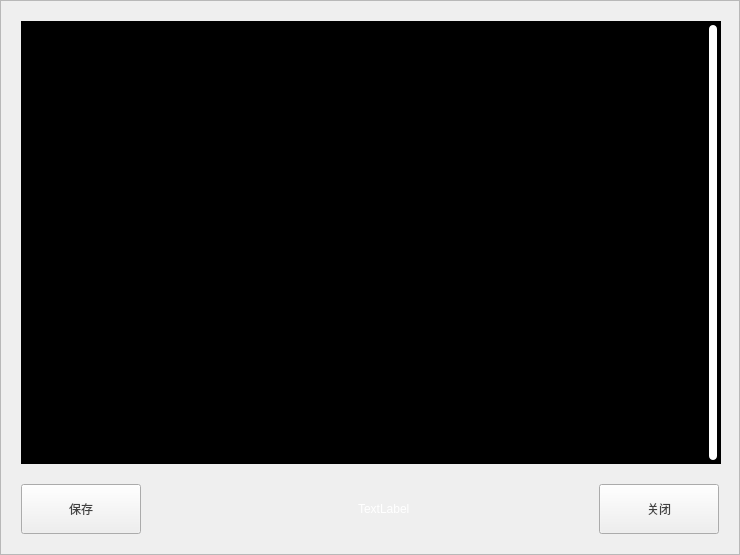
<?xml version="1.0" encoding="UTF-8"?>
<ui version="4.0">
 <class>WidgetDebugInfo</class>
 <widget class="QWidget" name="WidgetDebugInfo">
  <property name="geometry">
   <rect>
    <x>0</x>
    <y>0</y>
    <width>740</width>
    <height>555</height>
   </rect>
  </property>
  <property name="minimumSize">
   <size>
    <width>740</width>
    <height>555</height>
   </size>
  </property>
  <property name="maximumSize">
   <size>
    <width>740</width>
    <height>555</height>
   </size>
  </property>
  <property name="windowTitle">
   <string>Form</string>
  </property>
  <property name="styleSheet">
   <string notr="true"/>
  </property>
  <widget class="QFrame" name="frame">
   <property name="geometry">
    <rect>
     <x>0</x>
     <y>0</y>
     <width>740</width>
     <height>555</height>
    </rect>
   </property>
   <property name="minimumSize">
    <size>
     <width>740</width>
     <height>555</height>
    </size>
   </property>
   <property name="maximumSize">
    <size>
     <width>740</width>
     <height>555</height>
    </size>
   </property>
   <property name="styleSheet">
    <string notr="true">#frame{
	border-image: url(:/images/background/background_debug.png);
}
/* === QScrollBar:vertical === */
QScrollBar:vertical {
    background:transparent;
    width: 16px;
	margin: 0px 0px 0px 0px;
	padding-top:4px;
	padding-bottom:4px;
	
}
QScrollBar::handle:vertical 
{
	background:rgba(255,255,255);
	border-radius:4px;
	width: 8px;
	margin-right:4px; 
	margin-left:4px;
	

}
QScrollBar::handle:vertical:hover
{
    width:8px;
    background:rgba(255,255,255,50%);
    border-radius:4px;
	
    min-height:20;
}


QScrollBar::add-line:vertical {
    background: transparent;
    subcontrol-position: bottom;
    subcontrol-origin: margin;
}

QScrollBar::sub-line:vertical {
    background: transparent;
    subcontrol-position: top;
    subcontrol-origin: margin;
}

QScrollBar::add-page:vertical, QScrollBar::sub-page:vertical {
    background: none;
}

QScrollBar:up-arrow:vertical, QScrollBar:down-arrow:vertical {
   
    width: 6px;
    height: 6px;
    background:transparent;
}

QScrollBar::add-page:vertical,QScrollBar::sub-page:vertical
{
	background:transparent;
}


</string>
   </property>
   <property name="frameShape">
    <enum>QFrame::StyledPanel</enum>
   </property>
   <property name="frameShadow">
    <enum>QFrame::Raised</enum>
   </property>
   <layout class="QVBoxLayout" name="verticalLayout">
    <property name="spacing">
     <number>20</number>
    </property>
    <property name="leftMargin">
     <number>20</number>
    </property>
    <property name="topMargin">
     <number>20</number>
    </property>
    <property name="rightMargin">
     <number>20</number>
    </property>
    <property name="bottomMargin">
     <number>20</number>
    </property>
    <item>
     <widget class="QTextBrowser" name="textBrowser_debugInfo">
      <property name="minimumSize">
       <size>
        <width>700</width>
        <height>443</height>
       </size>
      </property>
      <property name="maximumSize">
       <size>
        <width>700</width>
        <height>443</height>
       </size>
      </property>
      <property name="styleSheet">
       <string notr="true">QTextBrowser{
background-color: rgb(0, 0, 0);
color: rgb(255, 255, 255);
font: 18px &quot;.Helvetica Neue DeskInterface&quot;;
border:0px;
}
</string>
      </property>
      <property name="verticalScrollBarPolicy">
       <enum>Qt::ScrollBarAlwaysOn</enum>
      </property>
      <property name="horizontalScrollBarPolicy">
       <enum>Qt::ScrollBarAlwaysOff</enum>
      </property>
      <property name="html">
       <string>&lt;!DOCTYPE HTML PUBLIC &quot;-//W3C//DTD HTML 4.0//EN&quot; &quot;http://www.w3.org/TR/REC-html40/strict.dtd&quot;&gt;
&lt;html&gt;&lt;head&gt;&lt;meta name=&quot;qrichtext&quot; content=&quot;1&quot; /&gt;&lt;style type=&quot;text/css&quot;&gt;
p, li { white-space: pre-wrap; }
&lt;/style&gt;&lt;/head&gt;&lt;body style=&quot; font-family:'.Helvetica Neue DeskInterface'; font-size:18px; font-weight:400; font-style:normal;&quot;&gt;
&lt;p style=&quot;-qt-paragraph-type:empty; margin-top:0px; margin-bottom:0px; margin-left:0px; margin-right:0px; -qt-block-indent:0; text-indent:0px;&quot;&gt;&lt;br /&gt;&lt;/p&gt;&lt;/body&gt;&lt;/html&gt;</string>
      </property>
     </widget>
    </item>
    <item>
     <layout class="QHBoxLayout" name="horizontalLayout">
      <item>
       <widget class="QPushButton" name="button_save">
        <property name="minimumSize">
         <size>
          <width>120</width>
          <height>50</height>
         </size>
        </property>
        <property name="maximumSize">
         <size>
          <width>120</width>
          <height>50</height>
         </size>
        </property>
        <property name="styleSheet">
         <string notr="true">QPushButton{
	border-image: url(:/images/button/button2.png);
	color: rgb(66, 66, 66);
	font: 18px &quot;.Helvetica Neue DeskInterface&quot;;
}
QPushButton:pressed{
border-image: url(:/images/button/button2_press.png);
}
</string>
        </property>
        <property name="text">
         <string>保存</string>
        </property>
       </widget>
      </item>
      <item>
       <widget class="QStackedWidget" name="stackedWidget">
        <property name="minimumSize">
         <size>
          <width>80</width>
          <height>0</height>
         </size>
        </property>
        <property name="styleSheet">
         <string notr="true">background:transparent;</string>
        </property>
        <widget class="QWidget" name="page_normal"/>
        <widget class="QWidget" name="page_success">
         <layout class="QHBoxLayout" name="horizontalLayout_2">
          <property name="spacing">
           <number>0</number>
          </property>
          <property name="leftMargin">
           <number>0</number>
          </property>
          <property name="topMargin">
           <number>0</number>
          </property>
          <property name="rightMargin">
           <number>0</number>
          </property>
          <property name="bottomMargin">
           <number>0</number>
          </property>
          <item>
           <widget class="QLabel" name="label_2">
            <property name="styleSheet">
             <string notr="true">color: rgb(0, 230, 118);
font: 18px &quot;.Helvetica Neue DeskInterface&quot;;</string>
            </property>
            <property name="text">
             <string>保存成功</string>
            </property>
           </widget>
          </item>
         </layout>
        </widget>
        <widget class="QWidget" name="page_failed">
         <layout class="QHBoxLayout" name="horizontalLayout_3">
          <item>
           <widget class="QLabel" name="label_3">
            <property name="styleSheet">
             <string notr="true">color: rgb(244, 67, 54);
font: 18px &quot;.Helvetica Neue DeskInterface&quot;;</string>
            </property>
            <property name="text">
             <string>保存失败</string>
            </property>
           </widget>
          </item>
         </layout>
        </widget>
       </widget>
      </item>
      <item>
       <spacer name="horizontalSpacer">
        <property name="orientation">
         <enum>Qt::Horizontal</enum>
        </property>
        <property name="sizeHint" stdset="0">
         <size>
          <width>40</width>
          <height>20</height>
         </size>
        </property>
       </spacer>
      </item>
      <item>
       <widget class="QLabel" name="label">
        <property name="styleSheet">
         <string notr="true">color: rgb(255, 255, 255);
font: 18px &quot;.Helvetica Neue DeskInterface&quot;;</string>
        </property>
        <property name="text">
         <string>TextLabel</string>
        </property>
       </widget>
      </item>
      <item>
       <spacer name="horizontalSpacer_2">
        <property name="orientation">
         <enum>Qt::Horizontal</enum>
        </property>
        <property name="sizeHint" stdset="0">
         <size>
          <width>40</width>
          <height>20</height>
         </size>
        </property>
       </spacer>
      </item>
      <item>
       <spacer name="horizontalSpacer_3">
        <property name="orientation">
         <enum>Qt::Horizontal</enum>
        </property>
        <property name="sizeType">
         <enum>QSizePolicy::Fixed</enum>
        </property>
        <property name="sizeHint" stdset="0">
         <size>
          <width>80</width>
          <height>20</height>
         </size>
        </property>
       </spacer>
      </item>
      <item>
       <widget class="QPushButton" name="button_close">
        <property name="minimumSize">
         <size>
          <width>120</width>
          <height>50</height>
         </size>
        </property>
        <property name="maximumSize">
         <size>
          <width>120</width>
          <height>50</height>
         </size>
        </property>
        <property name="styleSheet">
         <string notr="true">QPushButton{
	border-image: url(:/images/button/button2.png);
	color: rgb(66, 66, 66);
	font: 18px &quot;.Helvetica Neue DeskInterface&quot;;
}
QPushButton:pressed{
border-image: url(:/images/button/button2_press.png);
}
</string>
        </property>
        <property name="text">
         <string>关闭</string>
        </property>
       </widget>
      </item>
     </layout>
    </item>
   </layout>
  </widget>
 </widget>
 <tabstops>
  <tabstop>textBrowser_debugInfo</tabstop>
  <tabstop>button_close</tabstop>
  <tabstop>button_save</tabstop>
 </tabstops>
 <resources/>
 <connections/>
</ui>
